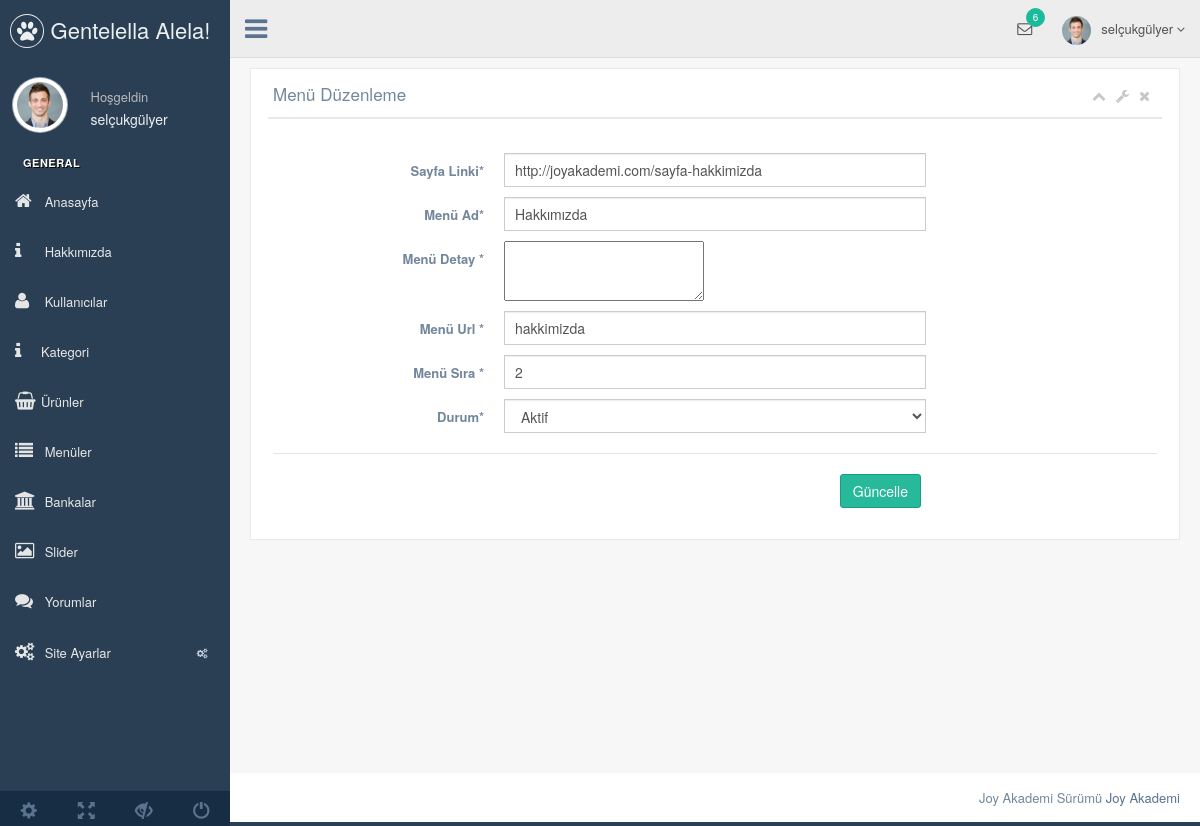
The app's page /nedmin/production/menu-duzenle.php?menu_id=4 (signed in) with its own data.
### tables this page shows
CREATE TABLE `kullanici` (
  `kullanici_id` int(11) NOT NULL,
  `kullanici_zaman` datetime NOT NULL DEFAULT CURRENT_TIMESTAMP,
  `kullanici_tc` varchar(250) NOT NULL,
  `kullanici_ad` varchar(50) NOT NULL,
  `kullanici_mail` varchar(50) NOT NULL,
  `kullanici_gsm` varchar(100) NOT NULL,
  `kullanici_password` varchar(50) NOT NULL,
  `kullanici_adsoyad` varchar(50) NOT NULL,
  `kullanici_adres` varchar(50) NOT NULL,
  `kullanici_il` varchar(250) NOT NULL,
  `kullanici_ilce` varchar(250) NOT NULL,
  `kullanici_unvan` varchar(100) NOT NULL,
  `kullanici_yetki` varchar(50) NOT NULL,
  `kullanici_durum` int(1) NOT NULL DEFAULT '1'
);

CREATE TABLE `ayar` (
  `ayar_id` int(11) NOT NULL,
  `ayar_url` varchar(250) NOT NULL,
  `ayar_logo` varchar(250) NOT NULL,
  `ayar_title` varchar(200) NOT NULL,
  `ayar_description` varchar(250) NOT NULL,
  `ayar_keywords` varchar(250) NOT NULL,
  `ayar_author` varchar(100) NOT NULL,
  `ayar_tel` varchar(50) NOT NULL,
  `ayar_gsm` varchar(50) NOT NULL,
  `ayar_faks` varchar(50) NOT NULL,
  `ayar_mail` varchar(250) NOT NULL,
  `ayar_ilce` varchar(50) NOT NULL,
  `ayar_il` varchar(50) NOT NULL,
  `ayar_adress` varchar(250) NOT NULL,
  `ayar_mesai` varchar(50) NOT NULL,
  `ayar_maps` varchar(250) NOT NULL,
  `ayar_analystic` varchar(250) NOT NULL,
  `ayar_zopim` varchar(250) NOT NULL,
  `ayar_facebook` varchar(50) NOT NULL,
  `ayar_twitter` varchar(50) NOT NULL,
  `ayar_google` varchar(50) NOT NULL,
  `ayar_youtube` varchar(50) NOT NULL,
  `ayar_smtpuser` varchar(250) NOT NULL,
  `ayar_smtphost` varchar(50) NOT NULL,
  `ayar_smtppassword` varchar(50) NOT NULL,
  `ayar_smtpport` varchar(50) NOT NULL,
  `ayar_bakim` enum('0','1') NOT NULL DEFAULT '1'
);

CREATE TABLE `menu` (
  `menu_id` int(11) NOT NULL,
  `menu_ust` varchar(50) NOT NULL,
  `menu_ad` varchar(100) NOT NULL,
  `menu_detay` text NOT NULL,
  `menu_url` varchar(250) NOT NULL,
  `menu_sira` varchar(50) NOT NULL,
  `menu_durum` enum('0','1') NOT NULL,
  `menu_seourl` varchar(250) NOT NULL
);

### nedmin/production/fonksiyon.php (called while the page is built, shortened)
<?php
function seo($str, $options = array())
{
    $str = mb_convert_encoding((string)$str, 'UTF-8', mb_list_encodings());
    $defaults = array(
        'delimiter' => '-',
        'limit' => null,
        'lowercase' => true,
        'replacements' => array(),
        'transliterate' => true
    );
    $options = array_merge($defaults, $options);
    $str = preg_replace(array_keys($options['replacements']), $options['replacements'], $str);
    if ($options['transliterate']) {
        $str = str_replace(array_keys($char_map), $char_map, $str);
    }
    $str = preg_replace('/[^\p{L}\p{Nd}]+/u', $options['delimiter'], $str);
    $str = preg_replace('/(' . preg_quote($options['delimiter'], '/') . '){2,}/', '$1', $str);
    $str = mb_substr($str, 0, ($options['limit'] ? $options['limit'] : mb_strlen($str, 'UTF-8')), 'UTF-8');
    $str = trim($str, $options['delimiter']);
    return $options['lowercase'] ? mb_strtolower($str, 'UTF-8') : $str;
}
?>

### nedmin/production/menu-duzenle.php (the view, shortened to what this page needs)
<?php
include'header.php';
  $menusor=$db->prepare("SELECT * from menu where menu_id=:id" );
  $menusor->execute(array
    (
      'id' => $_GET['menu_id']
    ));
  $menucek=$menusor->fetch(PDO::FETCH_ASSOC);
 ?>
 <head>
</head>
        <div class="right_col" role="main">
          <div class="">
            <div class="row">
              <div class="col-md-12 col-sm-12 col-xs-12">
                <div class="x_panel">
                  <div class="x_title">
                    <h2>Menü Düzenleme </h2>
                    <ul class="nav navbar-right panel_toolbox">
                      <li><a class="collapse-link"><i class="fa fa-chevron-up"></i></a>
                      </li>
                      <li class="dropdown">
                        <a href="#" class="dropdown-toggle" data-toggle="dropdown" role="button" aria-expanded="false"><i class="fa fa-wrench"></i></a>
                      </li>
                      <li><a class="close-link"><i class="fa fa-close"></i></a>
                      </li>
                    </ul>
                    <div class="clearfix"></div>
                  </div>
                  <div class="x_content">
                    <br />
                    <form action="../netting/islem.php" method="POST" id="demo-form2" data-parsley-validate class="form-horizontal form-label-left">
                       <div class="form-group">
                        <label class="control-label col-md-3 col-sm-3 col-xs-12" for="first-name">Sayfa Linki<span class="required">*</span>
                        </label>
                        <div class="col-md-6 col-sm-6 col-xs-12">
                          <input type="" id="first-name" name="kullanici_tc" required="required" value="<?php echo $ayarcek['ayar_url']?>/sayfa-<?php echo seo($menucek['menu_ad']) ?>" class="form-control col-md-7 col-xs-12">
                        </div>
                      </div>
                       <div class="form-group">
                        <label class="control-label col-md-3 col-sm-3 col-xs-12" for="first-name">Menü Ad<span class="required">*</span>
                        </label>
                        <div class="col-md-6 col-sm-6 col-xs-12">
                          <input type="text" id="first-name" name="menu_ad" required="required" value="<?php echo $menucek['menu_ad'] ?>" class="form-control col-md-7 col-xs-12">
                        </div>
                      </div>
                     <div class="form-group">
                        <label class="control-label col-md-3 col-sm-3 col-xs-12" for="first-name">Menü Detay <span class="required">*</span>
                        </label>
                        <div class="col-md-6 col-sm-6 col-xs-12">
                         <textarea class="ckeditor" id="editor1" name="menu_detay"><?php echo $menucek['menu_detay']; ?>   </textarea>
                        </div>
                      </div>
                      <div class="form-group">
                        <label class="control-label col-md-3 col-sm-3 col-xs-12" for="first-name">Menü Url <span class="required">*</span>
                        </label>
                        <div class="col-md-6 col-sm-6 col-xs-12">
                          <input type="text" id="first-name" name="menu_url"  value="<?php echo $menucek['menu_url'] ?>" class="form-control col-md-7 col-xs-12">
                        </div>
                      </div>
                       <div class="form-group">
                        <label class="control-label col-md-3 col-sm-3 col-xs-12" for="first-name">Menü Sıra <span class="required">*</span>
                        </label>
                        <div class="col-md-6 col-sm-6 col-xs-12">
                          <input type="text" id="first-name" name="menu_sira" value="<?php echo $menucek['menu_sira'] ?>" required="required" class="form-control col-md-7 col-xs-12">
                        </div>
                      </div>
                        <div class="form-group">
                        <label class="control-label col-md-3 col-sm-3 col-xs-12" for="first-name">Durum<span class="required">*</span>
                        </label>
                        <div class="col-md-6 col-sm-6 col-xs-12">
                          <select type="text" id="first-name" name="menu_durum"  required="required" class="form-control">
                          <option value="1" <?php echo $menucek['menu_durum']=='1' ? 'selected=""' : ''; ?>>
                          Aktif</option>
                          </select>
                        </div>
                      </div>
                      <div class="ln_solid"></div>
                      <div class="form-group">
                        <div align="right" class="col-md-6 col-sm-6 col-xs-12 col-md-offset-3">
                          <button type="submit" name="menuduzenle" class="btn btn-success">Güncelle</button>
                        </div>
                      </div>
                    </form>
                  </div>
                </div>
              </div>
            </div>
          </div>
        </div>
     <?php include 'footer.php'; ?>

### nedmin/production/header.php (shortened to what this page needs)
<?php
  include '../netting/baglan.php';
  include 'fonksiyon.php';
  $ayarsor=$db->prepare("SELECT * from ayar where ayar_id=:id" );
  $ayarsor->execute(array
    (
      'id'=> 0
    ));
  $ayarcek=$ayarsor->fetch(PDO::FETCH_ASSOC);
    $kullanicisor=$db->prepare("SELECT * from kullanici where kullanici_mail=:mail" );
  $kullanicisor->execute(array
    (
      'mail' => $_SESSION['kullanici_mail']
    ));
  $kullanicicek=$kullanicisor->fetch(PDO::FETCH_ASSOC);
 ?>
<!DOCTYPE html>
<html lang="en">
  <head>
    <link href="../vendors/bootstrap/dist/css/bootstrap.min.css" rel="stylesheet">
    <link href="../vendors/font-awesome/css/font-awesome.min.css" rel="stylesheet">
    <link href="../vendors/nprogress/nprogress.css" rel="stylesheet">
    <link href="../vendors/iCheck/skins/flat/green.css" rel="stylesheet">
    <link href="../vendors/datatables.net-bs/css/dataTables.bootstrap.min.css" rel="stylesheet">
    <link href="../vendors/datatables.net-buttons-bs/css/buttons.bootstrap.min.css" rel="stylesheet">
    <link href="../vendors/datatables.net-fixedheader-bs/css/fixedHeader.bootstrap.min.css" rel="stylesheet">
    <link href="../vendors/datatables.net-responsive-bs/css/responsive.bootstrap.min.css" rel="stylesheet">
    <link href="../vendors/datatables.net-scroller-bs/css/scroller.bootstrap.min.css" rel="stylesheet">
    <link rel="stylesheet"  href="../vendors/dropzone/dist/min/dropzone.min.css">
    <link href="../build/css/custom.min.css" rel="stylesheet">
  </head>
  <body class="nav-md">
    <div class="container body">
      <div class="main_container">
        <div class="col-md-3 left_col">
          <div class="left_col scroll-view">
            <div class="navbar nav_title" style="border: 0;">
              <a href="index.html" class="site_title"><i class="fa fa-paw"></i> <span>Gentelella Alela!</span></a>
            </div>
            <div class="profile clearfix">
              <div class="profile_pic">
                <img src="images/img.jpg" alt="..." class="img-circle profile_img">
              </div>
              <div class="profile_info">
                <span>Hoşgeldin</span>
                <h2><?php echo $kullanicicek['kullanici_adsoyad'] ?></h2>
              </div>
            </div>
            <br />
            <div id="sidebar-menu" class="main_menu_side hidden-print main_menu">
              <div class="menu_section">
                <h3>General</h3>
                <ul class="nav side-menu">
                   <li><a href="index.php"><i class="fa fa-home"></i> Anasayfa </a></li>
                     <li><a href="hakkimizda.php"><i class="fa fa-info"></i> Hakkımızda </a></li>
                      <li><a href="kullanici.php"><i class="fa fa-user"></i> Kullanıcılar </a></li>
                      <li><a href="kategori.php"><i class="fa fa-info"></i>Kategori</a></li>
                      <li><a href="urun.php"><i class="fa fa-shopping-basket"></i>Ürünler</a></li>
                      <li><a href="menu.php"><i class="fa fa-list"></i> Menüler </a></li>
                      <li><a href="banka.php"><i class="fa fa-university"></i> Bankalar </a></li>
                       <li><a href="slider.php"><i class="fa fa-image"></i> Slider </a></li>
                       <li><a href="yorumlar.php"><i class="fa fa-comments"></i> Yorumlar </a></li>
                  <li><a><i class="fa fa-cogs"></i> Site Ayarlar <span class="fa fa-cogs"></span></a>
                  </li>
                  </ul>
              </div>
            </div>
            <div class="sidebar-footer hidden-small">
              <a data-toggle="tooltip" data-placement="top" title="Settings">
                <span class="glyphicon glyphicon-cog" aria-hidden="true"></span>
              </a>
              <a data-toggle="tooltip" data-placement="top" title="FullScreen">
                <span class="glyphicon glyphicon-fullscreen" aria-hidden="true"></span>
              </a>
              <a data-toggle="tooltip" data-placement="top" title="Lock">
                <span class="glyphicon glyphicon-eye-close" aria-hidden="true"></span>
              </a>
              <a data-toggle="tooltip" data-placement="top" title="Logout">
                <span class="glyphicon glyphicon-off" aria-hidden="true"></span>
              </a>
            </div>
          </div>
        </div>
        <div class="top_nav">
          <div class="nav_menu">
            <nav>
              <div class="nav toggle">
                <a id="menu_toggle"><i class="fa fa-bars"></i></a>
              </div>
              <ul class="nav navbar-nav navbar-right">
                <li class="">
                  <a href="javascript:;" class="user-profile dropdown-toggle" data-toggle="dropdown" aria-expanded="false">
                    <img src="images/img.jpg" alt=""><?php echo $kullanicicek['kullanici_adsoyad'] ?>
                    <span class=" fa fa-angle-down"></span>
                  </a>
                </li>
                <li role="presentation" class="dropdown">
                  <a href="javascript:;" class="dropdown-toggle info-number" data-toggle="dropdown" aria-expanded="false">
                    <i class="fa fa-envelope-o"></i>
                    <span class="badge bg-green">6</span>
                  </a>
                </li>
              </ul>
            </nav>
          </div>
        </div>

### records on screen
kullanici: kullanici_adsoyad "selçukgülyer"
ayar: kullanici_tc "http://joyakademi.com/sayfa-hakkimizda"
menu: menu_ad "Hakkımızda", menu_url "hakkimizda", menu_sira "2", menu_durum "Aktif"
